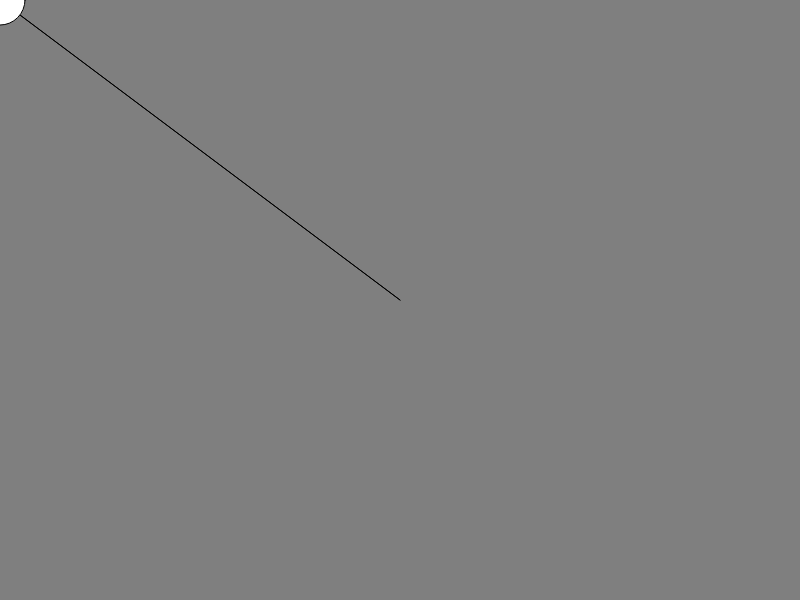
Frame 1 (no input)
Frame 60 (no input): identical to frame 1, image omitted
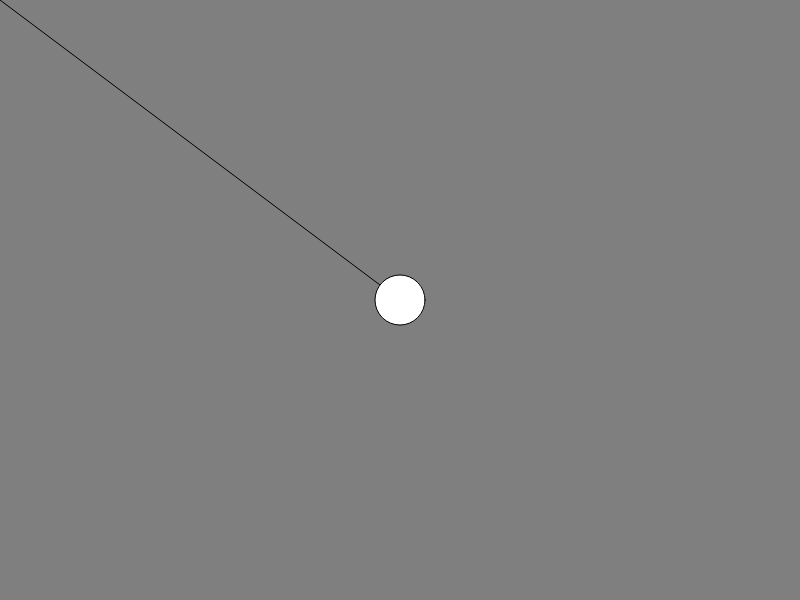
Frame 120 (the mouse pressed at the canvas centre since frame 60)

The p5.js sketch that drew these frames (run headless with seeded random() and noise() and a simulated clock; from frame 60 on, the mouse is pressed at the canvas centre):

// p5.js sketch
// ── sketch.js
////////////////////////////
/// Drawing with mouse  ///
//////////////////////////

function setup()  
{
  createCanvas(800, 600);

  background(127);
  
}

function draw()
{
  background (127);
  
  // a static line
  line(0,0, 400,300);

  //a dynamic line
  line(400,300, mouseX, mouseY);

  //elipse following mouse position
  ellipse(mouseX, mouseY, 50, 50);
}
